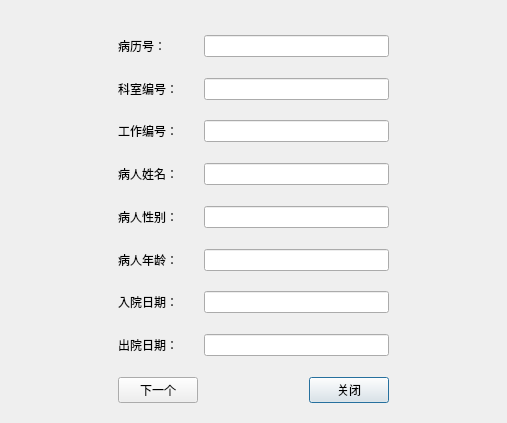
<?xml version="1.0" encoding="UTF-8"?>
<ui version="4.0">
 <class>DIPatient</class>
 <widget class="QDialog" name="DIPatient">
  <property name="geometry">
   <rect>
    <x>0</x>
    <y>0</y>
    <width>507</width>
    <height>423</height>
   </rect>
  </property>
  <property name="windowTitle">
   <string>Dialog</string>
  </property>
  <layout class="QVBoxLayout" name="verticalLayout_2">
   <item>
    <widget class="QWidget" name="widget" native="true">
     <layout class="QVBoxLayout" name="verticalLayout">
      <item>
       <layout class="QGridLayout" name="gridLayout">
        <item row="1" column="1">
         <widget class="QLabel" name="label">
          <property name="text">
           <string>病历号：</string>
          </property>
         </widget>
        </item>
        <item row="7" column="1">
         <widget class="QLabel" name="label_3">
          <property name="text">
           <string>病人姓名：</string>
          </property>
         </widget>
        </item>
        <item row="7" column="2" colspan="2">
         <widget class="QLineEdit" name="leIpname"/>
        </item>
        <item row="13" column="2" colspan="2">
         <widget class="QLineEdit" name="leIpdoa"/>
        </item>
        <item row="5" column="2" colspan="2">
         <widget class="QLineEdit" name="leIdwcno"/>
        </item>
        <item row="11" column="2" colspan="2">
         <widget class="QLineEdit" name="leIpag"/>
        </item>
        <item row="1" column="2" colspan="2">
         <widget class="QLineEdit" name="leIpmrno"/>
        </item>
        <item row="3" column="2" colspan="2">
         <widget class="QLineEdit" name="leIono"/>
        </item>
        <item row="5" column="1">
         <widget class="QLabel" name="label_4">
          <property name="text">
           <string>工作编号：</string>
          </property>
         </widget>
        </item>
        <item row="9" column="2" colspan="2">
         <widget class="QLineEdit" name="leIpsex"/>
        </item>
        <item row="13" column="1">
         <widget class="QLabel" name="label_6">
          <property name="text">
           <string>入院日期：</string>
          </property>
         </widget>
        </item>
        <item row="15" column="2" colspan="2">
         <widget class="QLineEdit" name="leIpdod"/>
        </item>
        <item row="9" column="1">
         <widget class="QLabel" name="label_7">
          <property name="text">
           <string>病人性别：</string>
          </property>
         </widget>
        </item>
        <item row="15" column="1">
         <widget class="QLabel" name="label_5">
          <property name="text">
           <string>出院日期：</string>
          </property>
         </widget>
        </item>
        <item row="11" column="1">
         <widget class="QLabel" name="label_8">
          <property name="text">
           <string>病人年龄：</string>
          </property>
         </widget>
        </item>
        <item row="17" column="3">
         <widget class="QPushButton" name="btnIClose">
          <property name="text">
           <string>关闭</string>
          </property>
         </widget>
        </item>
        <item row="0" column="2">
         <spacer name="verticalSpacer">
          <property name="orientation">
           <enum>Qt::Vertical</enum>
          </property>
          <property name="sizeHint" stdset="0">
           <size>
            <width>20</width>
            <height>40</height>
           </size>
          </property>
         </spacer>
        </item>
        <item row="1" column="0">
         <spacer name="horizontalSpacer_2">
          <property name="orientation">
           <enum>Qt::Horizontal</enum>
          </property>
          <property name="sizeHint" stdset="0">
           <size>
            <width>40</width>
            <height>20</height>
           </size>
          </property>
         </spacer>
        </item>
        <item row="1" column="4">
         <spacer name="horizontalSpacer_3">
          <property name="orientation">
           <enum>Qt::Horizontal</enum>
          </property>
          <property name="sizeHint" stdset="0">
           <size>
            <width>40</width>
            <height>20</height>
           </size>
          </property>
         </spacer>
        </item>
        <item row="2" column="2">
         <spacer name="verticalSpacer_2">
          <property name="orientation">
           <enum>Qt::Vertical</enum>
          </property>
          <property name="sizeHint" stdset="0">
           <size>
            <width>20</width>
            <height>40</height>
           </size>
          </property>
         </spacer>
        </item>
        <item row="4" column="2">
         <spacer name="verticalSpacer_3">
          <property name="orientation">
           <enum>Qt::Vertical</enum>
          </property>
          <property name="sizeHint" stdset="0">
           <size>
            <width>20</width>
            <height>40</height>
           </size>
          </property>
         </spacer>
        </item>
        <item row="6" column="2">
         <spacer name="verticalSpacer_4">
          <property name="orientation">
           <enum>Qt::Vertical</enum>
          </property>
          <property name="sizeHint" stdset="0">
           <size>
            <width>20</width>
            <height>40</height>
           </size>
          </property>
         </spacer>
        </item>
        <item row="3" column="1">
         <widget class="QLabel" name="label_2">
          <property name="text">
           <string>科室编号：</string>
          </property>
         </widget>
        </item>
        <item row="12" column="2">
         <spacer name="verticalSpacer_7">
          <property name="orientation">
           <enum>Qt::Vertical</enum>
          </property>
          <property name="sizeHint" stdset="0">
           <size>
            <width>20</width>
            <height>40</height>
           </size>
          </property>
         </spacer>
        </item>
        <item row="17" column="2">
         <spacer name="horizontalSpacer">
          <property name="orientation">
           <enum>Qt::Horizontal</enum>
          </property>
          <property name="sizeHint" stdset="0">
           <size>
            <width>40</width>
            <height>20</height>
           </size>
          </property>
         </spacer>
        </item>
        <item row="10" column="2">
         <spacer name="verticalSpacer_6">
          <property name="orientation">
           <enum>Qt::Vertical</enum>
          </property>
          <property name="sizeHint" stdset="0">
           <size>
            <width>20</width>
            <height>40</height>
           </size>
          </property>
         </spacer>
        </item>
        <item row="8" column="2">
         <spacer name="verticalSpacer_5">
          <property name="orientation">
           <enum>Qt::Vertical</enum>
          </property>
          <property name="sizeHint" stdset="0">
           <size>
            <width>20</width>
            <height>40</height>
           </size>
          </property>
         </spacer>
        </item>
        <item row="17" column="1">
         <widget class="QPushButton" name="btnIPatient">
          <property name="text">
           <string>下一个</string>
          </property>
         </widget>
        </item>
        <item row="14" column="2">
         <spacer name="verticalSpacer_8">
          <property name="orientation">
           <enum>Qt::Vertical</enum>
          </property>
          <property name="sizeHint" stdset="0">
           <size>
            <width>20</width>
            <height>40</height>
           </size>
          </property>
         </spacer>
        </item>
        <item row="16" column="3">
         <spacer name="verticalSpacer_9">
          <property name="orientation">
           <enum>Qt::Vertical</enum>
          </property>
          <property name="sizeHint" stdset="0">
           <size>
            <width>20</width>
            <height>40</height>
           </size>
          </property>
         </spacer>
        </item>
       </layout>
      </item>
     </layout>
    </widget>
   </item>
  </layout>
 </widget>
 <tabstops>
  <tabstop>leIpmrno</tabstop>
  <tabstop>leIono</tabstop>
  <tabstop>leIdwcno</tabstop>
  <tabstop>leIpname</tabstop>
  <tabstop>leIpsex</tabstop>
  <tabstop>leIpag</tabstop>
  <tabstop>leIpdoa</tabstop>
  <tabstop>leIpdod</tabstop>
  <tabstop>btnIPatient</tabstop>
  <tabstop>btnIClose</tabstop>
 </tabstops>
 <resources/>
 <connections/>
</ui>
